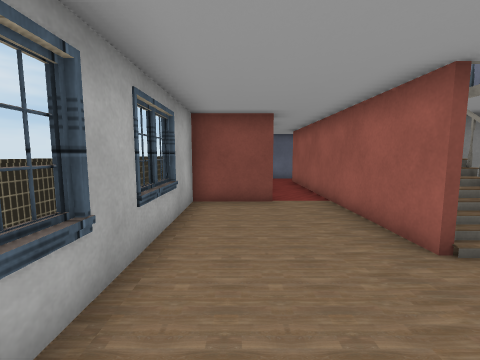
View 1 (above)

12 first-person views from a walk through a scene from a Unity 3-D project. The camera is 1.4 m above the floor, tilts 6° down and sees 90° across. The floor is counted in squares, 1 m on a side. Each view is taken from the middle of a square. On the plan, view 1 faces up. The plan holds only what a view shows up to about 13 squares ahead; the rest is blank. The place goes on beyond the plan. The player is left out. Door leaves are left out, so doorways stand open. Some surface patterns are stand-ins.

View 2
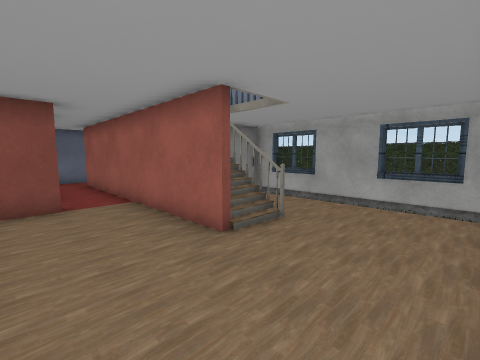

View 3
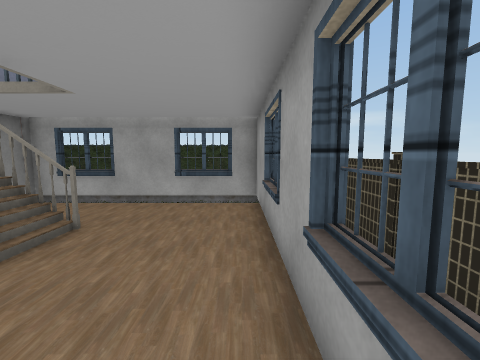

View 4
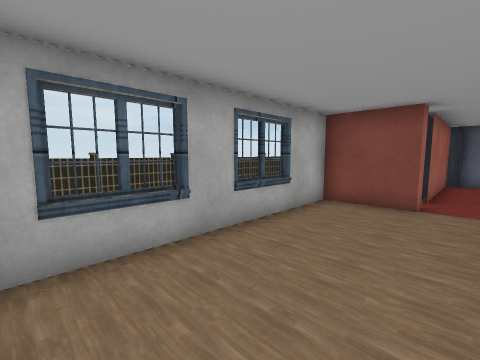

View 5
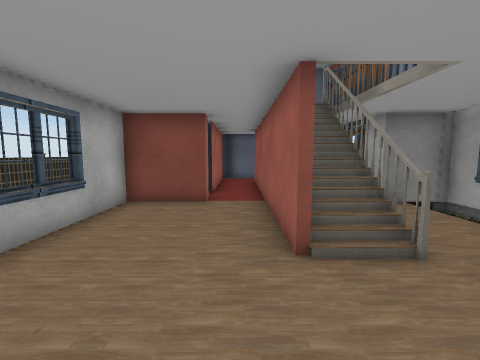

View 6
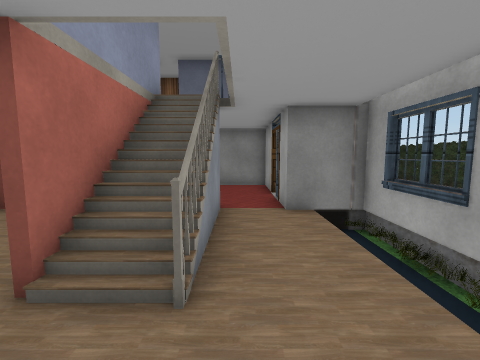

View 7
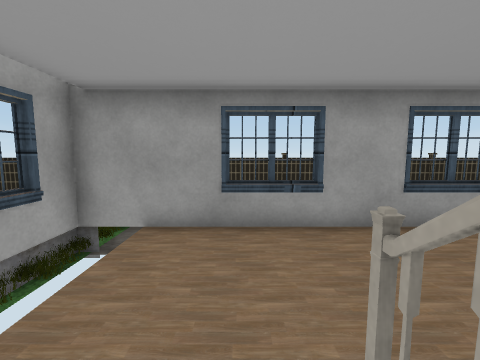

View 8
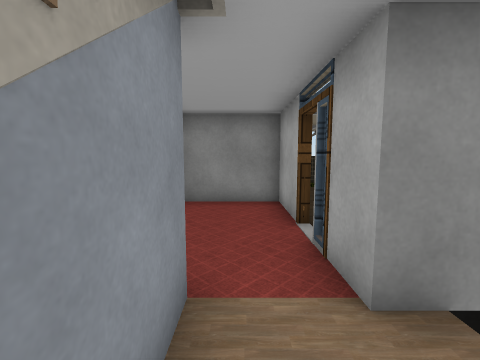

View 9
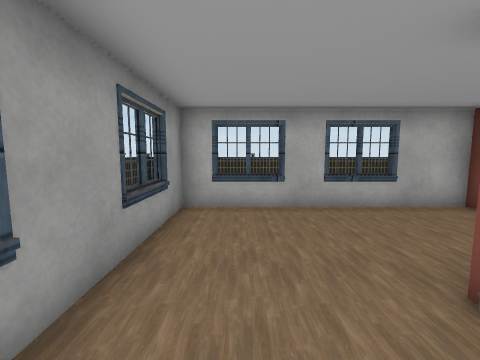

View 10
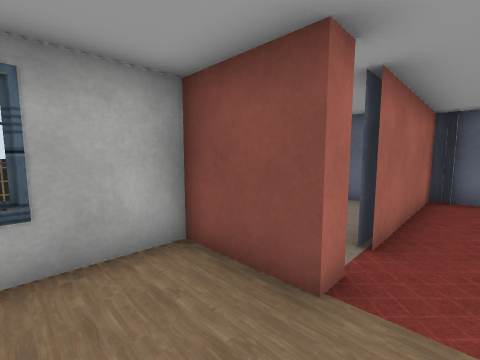

View 11
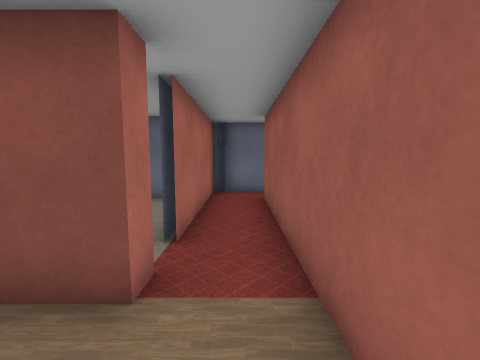

View 12
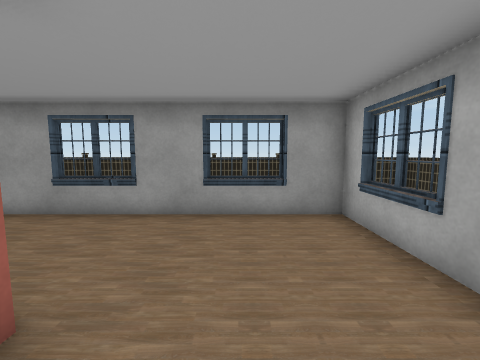

### Floor plan
Key: @ floor where view 1 was taken; # wall or solid block; . floor; D open door; = window, fence, low wall or low ledge; v drop or lower ground; F fence; O other object.
Columns run from 4 left of view 1 to 8 right of it. Each row starts with its distance up from view 1.
 14      D#D
 13 O  ###.D
 12 O    #D####
 11 F    #.#..#
 10 F    #.#..#
  9 F    D.#..#
  8 F    D.#..##
  7 F  ###D##..v
  6 F #....##..v#
  5 F ##...##..v#
  4 F #=...##..v#
  3 F #....##..vO
  2 F ##...D..DD#
  1 F #=...D..D #
  0 F #.@......#O
 -1 F  ##=##=##vv
 -2 FFFFFFFFFFFF
 -3 FFFFFFFFFFFF

Where each view was taken, in squares from view 1:
view 1: 0 up, 0 right, facing up
view 2: 0 up, 0 right, facing up-right
view 3: 0 up, 0 right, facing right
view 4: 0 up, 2 right, facing up-left
view 5: 0 up, 2 right, facing up
view 6: 1 up, 5 right, facing up
view 7: 4 up, 5 right, facing down
view 8: 5 up, 5 right, facing up
view 9: 1 up, 5 right, facing left
view 10: 5 up, 2 right, facing up-left
view 11: 5 up, 2 right, facing up
view 12: 5 up, 1 right, facing down
